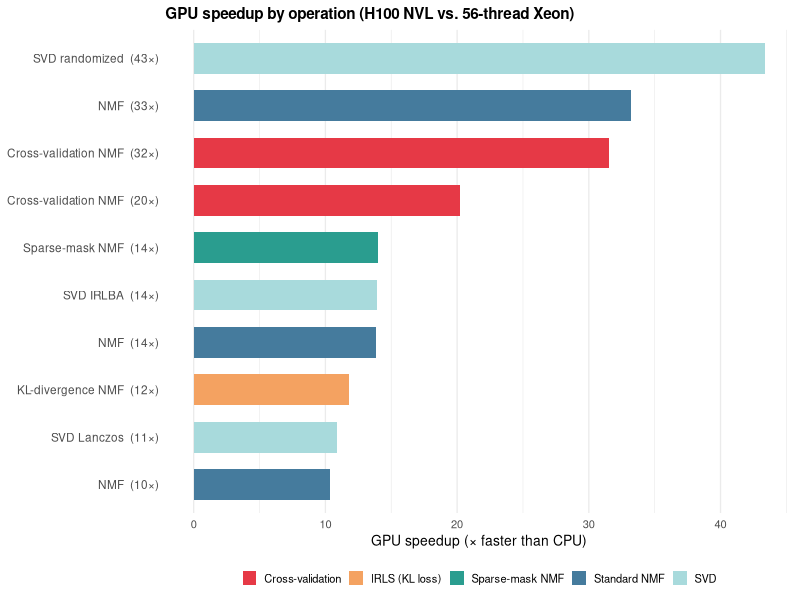

R code for this plot:
## ---- chunk 1
knitr::opts_chunk$set(
  collapse = TRUE,
  comment = "#>",
  fig.width = 7,
  fig.height = 5,
  message = FALSE,
  warning = FALSE
)
## ---- chunk 2
bench_df <- data.frame(
  Operation = c(
    "NMF (k=20, 40K cells)",
    "NMF (k=64, 10K cells)",
    "Cross-validation NMF (k=64, 10K cells)",
    "Cross-validation NMF (k=16, pbmc3k)",
    "KL-divergence NMF (k=16, pbmc3k)",
    "Sparse-mask NMF (k=20, 10K cells)",
    "SVD Lanczos (k=10, 40K cells)",
    "SVD randomized (k=10, 40K cells)",
    "SVD IRLBA (k=10, 40K cells)",
    "NMF (k=20, pbmc3k)"
  ),
  Dataset = c(
    "hcabm40k", "hcabm40k (10K)", "hcabm40k (10K)", "pbmc3k",
    "pbmc3k", "hcabm40k (10K)",
    "hcabm40k", "hcabm40k", "hcabm40k",
    "pbmc3k"
  ),
  CPU_s = c(38.45, 29.23, 75.31, 4.04,
            23.37, 10.50,
            4.78, 17.77, 5.30,
            2.18),
  GPU_s = c(2.78, 0.88, 2.39, 0.20,
            1.98, 0.75,
            0.44, 0.41, 0.38,
            0.21),
  stringsAsFactors = FALSE,
  check.names = FALSE
)
bench_df$Speedup <- bench_df$CPU_s / bench_df$GPU_s
bench_df <- bench_df[order(bench_df$Speedup, decreasing = TRUE), ]

knitr::kable(
  data.frame(
    Operation = bench_df$Operation,
    `CPU (s)` = sprintf("%.1f", bench_df$CPU_s),
    `GPU (s)` = sprintf("%.2f", bench_df$GPU_s),
    Speedup = sprintf("%.0f×", bench_df$Speedup),
    check.names = FALSE
  ),
  align = "lrrr",
  caption = "CPU (56-thread Xeon) vs. GPU (H100 NVL) benchmarks"
)
## ---- chunk 3
library(ggplot2)

bench_df$Type <- ifelse(grepl("Cross-validation", bench_df$Operation), "Cross-validation",
                 ifelse(grepl("KL", bench_df$Operation), "IRLS (KL loss)",
                 ifelse(grepl("SVD", bench_df$Operation), "SVD",
                 ifelse(grepl("Sparse-mask", bench_df$Operation), "Sparse-mask NMF",
                 "Standard NMF"))))

# Shorter labels for plot readability
bench_df$Short <- gsub(" \\(.*", "", bench_df$Operation)
bench_df$Label <- sprintf("%s  (%.0f\u00d7)", bench_df$Short, bench_df$Speedup)
bench_df$Label <- factor(bench_df$Label, levels = rev(bench_df$Label))

ggplot(bench_df, aes(x = Speedup, y = Label, fill = Type)) +
  geom_col(width = 0.65) +
  scale_fill_manual(values = c(
    "Cross-validation" = "#e63946",
    "IRLS (KL loss)" = "#f4a261",
    "Standard NMF" = "#457b9d",
    "Sparse-mask NMF" = "#2a9d8f",
    "SVD" = "#a8dadc"
  )) +
  labs(x = "GPU speedup (\u00d7 faster than CPU)", y = NULL, fill = NULL) +
  theme_minimal(base_size = 10) +
  theme(
    legend.position = "bottom",
    legend.key.size = unit(0.4, "cm"),
    panel.grid.major.y = element_blank(),
    axis.text.y = element_text(size = 8.5),
    plot.title = element_text(face = "bold", size = 11)
  ) +
  ggtitle("GPU speedup by operation (H100 NVL vs. 56-thread Xeon)")
## ---- chunk 4
arch_df <- data.frame(
  `GPU Family` = c("V100", "A100", "H100", "RTX 3090", "RTX 4090"),
  `Compute Capability` = c("7.0", "8.0", "9.0", "8.6", "8.9"),
  Flag = c("arch=compute_70,code=sm_70",
           "arch=compute_80,code=sm_80",
           "arch=compute_90,code=sm_90",
           "arch=compute_86,code=sm_86",
           "arch=compute_89,code=sm_89"),
  check.names = FALSE,
  stringsAsFactors = FALSE
)
knitr::kable(arch_df, align = "llr",
             caption = "CUDA architecture flags by GPU family")
